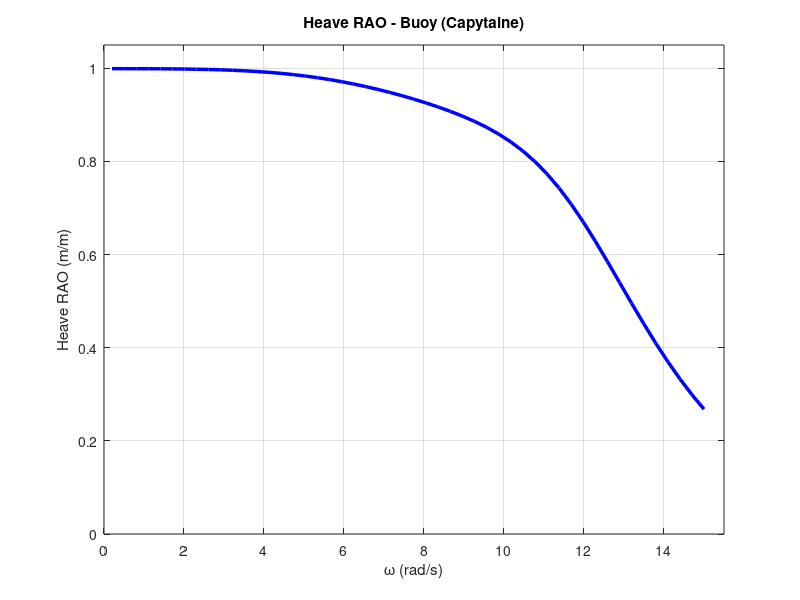

Here is the MATLAB script that generated this plot:
clear; clc; close all;

% Frequency vector
w = [0.200 0.502 0.804 1.106 1.408 1.710 2.012 2.314 2.616 2.918 ...
     3.220 3.522 3.824 4.127 4.429 4.731 5.033 5.335 5.637 5.939 ...
     6.241 6.543 6.845 7.147 7.449 7.751 8.053 8.355 8.657 8.959 ...
     9.261 9.563 9.865 10.167 10.469 10.771 11.073 11.376 11.678 ...
     11.980 12.282 12.584 12.886 13.188 13.490 13.792 14.094 ...
     14.396 14.698 15.000]';

% Hydrodynamic coefficients from Capytaine
A33 = [6.0445 6.0941 6.1580 6.2241 6.2837 6.3304 6.3591 6.3661 ...
       6.3492 6.3078 6.2423 6.1537 6.0447 5.9180 5.7766 5.6241 ...
       5.4637 5.2980 5.1306 4.9628 4.7973 4.6359 4.4792 4.3288 ...
       4.1854 4.0489 3.9202 3.7993 3.6861 3.5805 3.4826 3.3920 ...
       3.3086 3.2321 3.1622 3.0989 3.0417 2.9906 2.9452 2.9054 ...
       2.8712 2.8425 2.8194 2.8018 2.7900 2.7844 2.7856 2.7948 ...
       2.8133 2.8440]';

B33 = [0.0014 0.0226 0.0920 0.2358 0.4767 0.8323 1.3139 1.9264 ...
       2.6679 3.5299 4.4984 5.5550 6.6789 7.8476 9.0389 10.2314 ...
       11.4064 12.5468 13.6397 14.6737 15.6408 16.5354 17.3537 ...
       18.0949 18.7590 19.3458 19.8590 20.3009 20.6742 20.9830 ...
       21.2317 21.4242 21.5647 21.6575 21.7067 21.7170 21.6925 ...
       21.6376 21.5570 21.4554 21.3376 21.2082 21.0736 20.9404 ...
       20.8152 20.7096 20.6354 20.6085 20.6554 20.8122]';

F3_mag = [618.3493 616.7350 613.6912 609.1758 603.1590 595.6338 ...
          586.6228 576.1832 564.4061 551.4145 537.3553 522.4036 ...
          506.7332 490.5289 473.9727 457.2291 440.4506 423.7796 ...
          407.3167 391.1811 375.4324 360.1282 345.3288 331.0486 ...
          317.3124 304.1360 291.5136 279.4407 267.9102 256.9125 ...
          246.4292 236.4417 226.9304 217.8840 209.2826 201.1018 ...
          193.3266 185.9390 178.9333 172.2899 165.9948 160.0340 ...
          154.4036 149.1036 144.1320 139.4961 135.2103 131.2822 ...
          127.7784 124.7452]';

% Physical parameters
m = 1.4431;          % exact mass from hydrostatics (kg)
C33 = 619.1542;      % heave restoring coefficient (N/m)
rho = 1025;          % kg/m³ (not used here but good to keep)

% Compute RAO (heave motion amplitude per wave amplitude)
RAO = zeros(size(w));
for i = 1:length(w)
    M = m + A33(i);                    % total mass (kg)
    inertia_term = -w(i)^2 * M;
    damping_term = w(i) * B33(i);
    stiffness_term = C33;
    
    denom = sqrt( (inertia_term + stiffness_term)^2 + damping_term^2 );
    RAO(i) = F3_mag(i) / denom;
end

% Plot
figure('Position',[100 100 800 500]);
plot(w, RAO, 'b-', 'LineWidth', 2.5);
grid on;
xlabel('\omega (rad/s)');
ylabel('Heave RAO (m/m)');
title('Heave RAO - Buoy (Capytaine)');
xlim([0 15.5]);
ylim([0 1.05]);

% Optional: add natural frequency estimate
wn_approx = sqrt(C33 / (m + mean(A33)));  % rough estimate
fprintf('Approximate natural heave frequency: %.2f rad/s (T = %.3f s)\n', ...
        wn_approx, 2*pi/wn_approx);
